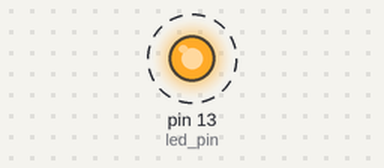
Simulated run of this sketch. Board: Arduino Uno, built with avr-gcc and run on an emulated ATmega328P. Shown: output pins drawn as LEDs (lit = HIGH). Dashed ring = blinking. What the sketch prints to the serial monitor is not drawn.

Above: at 0.5 s.
Timing chart, 0 to 4.6 s (numbered marks = the images above):
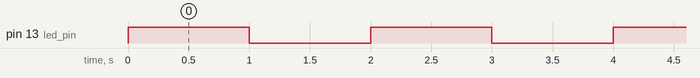

Measured:
- by itself, pin 13 (led_pin): alternates HIGH for 1.0 s and LOW for 1.0 s

The sketch:

blink.ino
```cpp
int led_pin = 13;

void setup()
{
    pinMode(led_pin, OUTPUT);
    Serial.begin(9600);
}

void loop()
{
    digitalWrite(led_pin, HIGH);
    delay(1000);
    digitalWrite(led_pin, LOW);
    delay(1000);
    Serial.println("Hello World");
}
```
